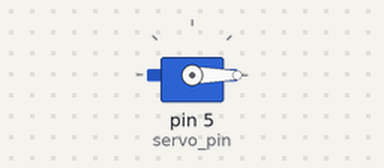
Recording of a sketch running on a simulated Arduino Uno, built with avr-gcc and run on an emulated ATmega328P. Shown: servo.

Above: at 0.05 s.
At 2.05 s:
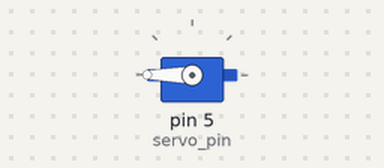
At 4.0 s:
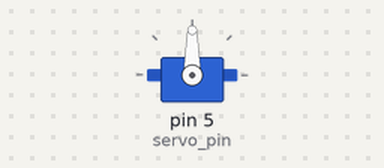
Timing chart, 0 to 5.2 s (numbered marks = the images above):
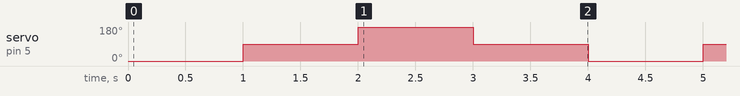

The sketch:

app.ino
```cpp
#include <Servo.h>

Servo myServo;  //사용할 서보 모터명 선언
const int servo_pin =5; //서보 모터 연결핀


void setup() {
    myServo.attach(servo_pin);  //사용할 서보명에 핀 할당
}

void move_angle(int angle, int delay_time) {
    myServo.write(angle);
    delay(delay_time);
}

void loop() {
    move_angle(0, 1000);
    move_angle(90, 1000);
    move_angle(180, 1000);
    move_angle(90, 1000);
}
```

Measured:
- by itself, servo on pin 5 (servo_pin): repeats every 4.0 s: 180° 1.0 s, 90° 1.0 s, 0° 1.0 s, 90° 1.0 s
